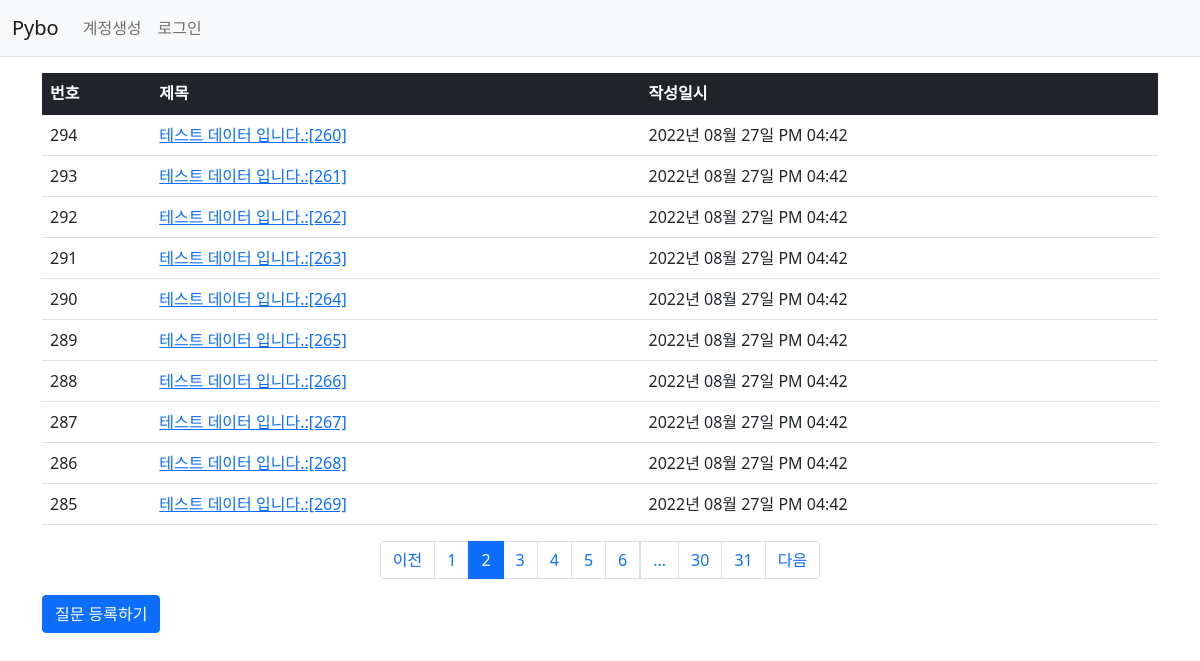
/question/list/?page=2, run on the app's committed database.
### pybo/models.py (models this page shows)
class Question(db.Model) : ## class 이름으로 Table 이름이 생성됨
    id = db.Column(db.Integer, primary_key = True) ## 칼럼 속성과 기본키인지 아닌지
    subject = db.Column(db.String(200), nullable=False) ## Null값 허용 안 함
    content = db.Column(db.Text(), nullable=False)
    create_date = db.Column(db.DateTime(), nullable=False)
    user_id = db.Column(db.Integer, db.ForeignKey('user.id', ondelete='CASCADE'), nullable=False)
    user = db.relationship('User', backref=db.backref('question_set'))

### pybo/views/question_views.py (the view)
@bp.route('/list/')
def _list() :
    page = request.args.get('page', type=int, default=1)  # 페이지
    question_list = Question.query.order_by(Question.create_date.desc())
    question_list = question_list.paginate(page, per_page=10)
    return render_template('question/question_list.html', question_list = question_list)

### pybo/filter.py (called while the page is built)
def format_datetime(value, fmt = '%Y년 %m월 %d일 %p %I:%M') :
    return  value.strftime(fmt)

### pybo/views/auth_views.py (called while the page is built)
@bp.before_app_request
def load_logged_in_user() :
    user_id = session.get('user_id')
    if user_id is None :
        g.user = None
    else :
        g.user = User.query.get(user_id)

### pybo/templates/question/question_list.html (shortened to what this page needs)
{% extends 'base.html' %}
{% block content %}
<div class = "container my-3">
    <table class="table">
        <thead>
        <tr class="table-dark">
            <th>번호</th>
            <th>제목</th>
            <th>작성일시</th>
        </tr>
        </thead>
        <tbody>
        {% if question_list %}
        {% for question in question_list.items %}
        <tr>
            <td>{{ question_list.total - ((question_list.page-1) * question_list.per_page) - loop.index0 }}</td>
            <td>
                <a href = "{{ url_for('question.detail', question_id=question.id)}}">{{ question.subject }}</a>
            </td>
            <td>{{ question.create_date|datetime }}</td>
        </tr>
        {% endfor %}
        {% else %}
        <tr>
            <td colspan = "3">질문이 없습니다.</td>
        </tr>
        {% endif %}
        </tbody>
    </table>
    <ul class="pagination justify-content-center">
        {% if question_list.has_prev %}
        <li class="page-item">
            <a class="page-link" href="?page={{ question_list.prev_num }}">이전</a>
        </li>
        {% else %}
        <li class="page-item disabled">
            <a class="page-link" tabindex="-1" aria-disabled="true" href="javascript:void(0)">이전</a>
        </li>
        {% endif %}
        {% for page_num in question_list.iter_pages() %}
        {% if page_num %}
        {% if page_num != question_list.page %}
        <li class="page-item">
            <a class="page-link" href="?page={{ page_num }}">{{ page_num }}</a>
        </li>
        {% else %}
        <li class="page-item active" aria-current="page">
            <a class="page-link" href="javascript:void(0)">{{ page_num }}</a>
        </li>
        {% endif %}
        {% else %}
        <li class="disabled">
            <a class="page-link" href="javascript:void(0)">...</a>
        </li>
        {% endif %}
        {% endfor %}
        {% if question_list.has_next %}
        <li class="page-item">
            <a class="page-link" href="?page={{ question_list.next_num }}">다음</a>
        </li>
        {% else %}
        <li class="page-item disabled">
            <a class="page-link" tabindex="-1" aria-disabled="true" href="javascript:void(0)">다음</a>
        </li>
        {% endif %}
    </ul>
    <a href = "{{ url_for('question.create') }}" class = "btn btn-primary">질문 등록하기</a>
</div>
{% endblock %}

### data on the page
Question: total "294", subject "테스트 데이터 입니다.:[260]", create_date "2022년 08월 27일 PM 04:42"
Question: total "293", subject "테스트 데이터 입니다.:[261]", create_date "2022년 08월 27일 PM 04:42"
Question: total "292", subject "테스트 데이터 입니다.:[262]", create_date "2022년 08월 27일 PM 04:42"
Question: total "291", subject "테스트 데이터 입니다.:[263]", create_date "2022년 08월 27일 PM 04:42"
Question: total "290", subject "테스트 데이터 입니다.:[264]", create_date "2022년 08월 27일 PM 04:42"
Question: total "289", subject "테스트 데이터 입니다.:[265]", create_date "2022년 08월 27일 PM 04:42"
Question: total "288", subject "테스트 데이터 입니다.:[266]", create_date "2022년 08월 27일 PM 04:42"
Question: total "287", subject "테스트 데이터 입니다.:[267]", create_date "2022년 08월 27일 PM 04:42"
Question: total "286", subject "테스트 데이터 입니다.:[268]", create_date "2022년 08월 27일 PM 04:42"
Question: total "285", subject "테스트 데이터 입니다.:[269]", create_date "2022년 08월 27일 PM 04:42"

### other printed values
{{ page_num }} "1" "3" "4" "5" "6" "30" "31"
{{ page_num }} "2"
